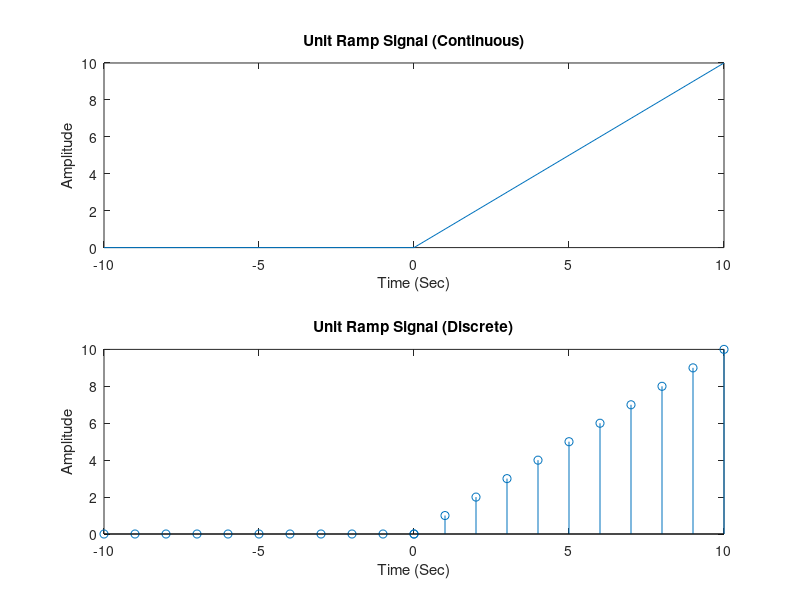

Write the MATLAB code that produced this figure.
%ramp function

t1 = -10:0;
t2 = 0:10;
t = [t1 t2];
ramp1 = zeros(1,11);
ramp2 = t2;
ramp = [ramp1 ramp2];

subplot(211)
plot(t, ramp)
title('Unit Ramp Signal (Continuous)');
xlabel('Time (Sec)');
ylabel('Amplitude');

subplot(212)
stem(t, ramp)
title('Unit Ramp Signal (Discrete)');
xlabel('Time (Sec)');
ylabel('Amplitude');
